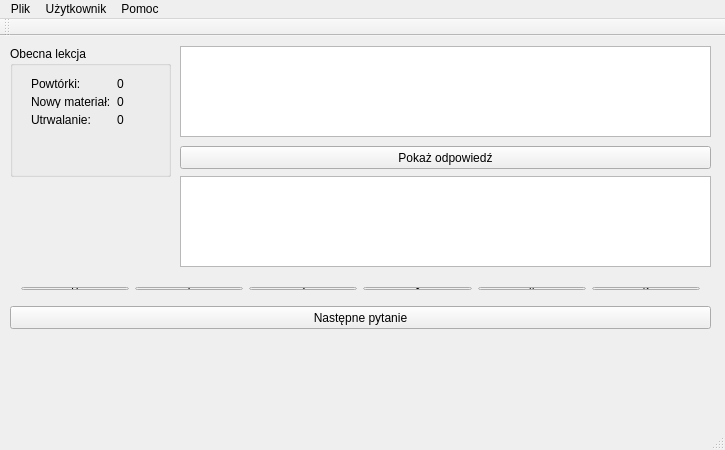
<?xml version="1.0" encoding="UTF-8"?>
<ui version="4.0">
 <class>RecondoUIClass</class>
 <widget class="QMainWindow" name="RecondoUIClass">
  <property name="geometry">
   <rect>
    <x>0</x>
    <y>0</y>
    <width>725</width>
    <height>450</height>
   </rect>
  </property>
  <property name="sizePolicy">
   <sizepolicy hsizetype="Expanding" vsizetype="Preferred">
    <horstretch>0</horstretch>
    <verstretch>0</verstretch>
   </sizepolicy>
  </property>
  <property name="minimumSize">
   <size>
    <width>725</width>
    <height>450</height>
   </size>
  </property>
  <property name="maximumSize">
   <size>
    <width>725</width>
    <height>450</height>
   </size>
  </property>
  <property name="windowTitle">
   <string>Recondo</string>
  </property>
  <widget class="QWidget" name="centralWidget">
   <property name="sizePolicy">
    <sizepolicy hsizetype="Expanding" vsizetype="Preferred">
     <horstretch>0</horstretch>
     <verstretch>0</verstretch>
    </sizepolicy>
   </property>
   <widget class="QWidget" name="gridLayoutWidget">
    <property name="geometry">
     <rect>
      <x>10</x>
      <y>240</y>
      <width>701</width>
      <height>25</height>
     </rect>
    </property>
    <layout class="QHBoxLayout" name="horizontalLayout">
     <item>
      <widget class="QPushButton" name="btnQualityOne">
       <property name="sizePolicy">
        <sizepolicy hsizetype="Expanding" vsizetype="Fixed">
         <horstretch>0</horstretch>
         <verstretch>0</verstretch>
        </sizepolicy>
       </property>
       <property name="text">
        <string>0</string>
       </property>
      </widget>
     </item>
     <item>
      <widget class="QPushButton" name="btnQualityZero">
       <property name="sizePolicy">
        <sizepolicy hsizetype="Expanding" vsizetype="Fixed">
         <horstretch>0</horstretch>
         <verstretch>0</verstretch>
        </sizepolicy>
       </property>
       <property name="text">
        <string>1</string>
       </property>
      </widget>
     </item>
     <item>
      <widget class="QPushButton" name="btnQualityTwo">
       <property name="sizePolicy">
        <sizepolicy hsizetype="Expanding" vsizetype="Fixed">
         <horstretch>0</horstretch>
         <verstretch>0</verstretch>
        </sizepolicy>
       </property>
       <property name="text">
        <string>2</string>
       </property>
      </widget>
     </item>
     <item>
      <widget class="QPushButton" name="btnQualityThree">
       <property name="sizePolicy">
        <sizepolicy hsizetype="Expanding" vsizetype="Fixed">
         <horstretch>0</horstretch>
         <verstretch>0</verstretch>
        </sizepolicy>
       </property>
       <property name="text">
        <string>3</string>
       </property>
      </widget>
     </item>
     <item>
      <widget class="QPushButton" name="btnQualityFour">
       <property name="sizePolicy">
        <sizepolicy hsizetype="Expanding" vsizetype="Fixed">
         <horstretch>0</horstretch>
         <verstretch>0</verstretch>
        </sizepolicy>
       </property>
       <property name="text">
        <string>4</string>
       </property>
      </widget>
     </item>
     <item>
      <widget class="QPushButton" name="btnQualityFive">
       <property name="enabled">
        <bool>true</bool>
       </property>
       <property name="sizePolicy">
        <sizepolicy hsizetype="Expanding" vsizetype="Fixed">
         <horstretch>0</horstretch>
         <verstretch>0</verstretch>
        </sizepolicy>
       </property>
       <property name="text">
        <string>5</string>
       </property>
      </widget>
     </item>
    </layout>
   </widget>
   <widget class="QTextEdit" name="textQuestion">
    <property name="geometry">
     <rect>
      <x>180</x>
      <y>10</y>
      <width>531</width>
      <height>91</height>
     </rect>
    </property>
    <property name="readOnly">
     <bool>true</bool>
    </property>
   </widget>
   <widget class="QTextEdit" name="textAnswer">
    <property name="geometry">
     <rect>
      <x>180</x>
      <y>140</y>
      <width>531</width>
      <height>91</height>
     </rect>
    </property>
    <property name="readOnly">
     <bool>true</bool>
    </property>
   </widget>
   <widget class="QPushButton" name="btnShowAnswer">
    <property name="geometry">
     <rect>
      <x>180</x>
      <y>110</y>
      <width>531</width>
      <height>23</height>
     </rect>
    </property>
    <property name="text">
     <string>Pokaż odpowiedź</string>
    </property>
   </widget>
   <widget class="QPushButton" name="btnNextQuestion">
    <property name="geometry">
     <rect>
      <x>10</x>
      <y>270</y>
      <width>701</width>
      <height>23</height>
     </rect>
    </property>
    <property name="text">
     <string>Następne pytanie</string>
    </property>
   </widget>
   <widget class="QGroupBox" name="gbCurrentLection">
    <property name="geometry">
     <rect>
      <x>10</x>
      <y>10</y>
      <width>161</width>
      <height>131</height>
     </rect>
    </property>
    <property name="title">
     <string>Obecna lekcja</string>
    </property>
    <widget class="QWidget" name="formLayoutWidget">
     <property name="geometry">
      <rect>
       <x>10</x>
       <y>20</y>
       <width>141</width>
       <height>71</height>
      </rect>
     </property>
     <layout class="QGridLayout" name="gridLayout">
      <item row="2" column="0">
       <widget class="QLabel" name="lbPreserveation">
        <property name="text">
         <string>Utrwalanie:</string>
        </property>
       </widget>
      </item>
      <item row="1" column="0">
       <widget class="QLabel" name="lbNewItems">
        <property name="text">
         <string>Nowy materiał:</string>
        </property>
       </widget>
      </item>
      <item row="0" column="0">
       <widget class="QLabel" name="lbRepeat">
        <property name="text">
         <string>Powtórki:</string>
        </property>
       </widget>
      </item>
      <item row="0" column="1">
       <widget class="QLabel" name="lbRepeatNumber">
        <property name="text">
         <string>0</string>
        </property>
       </widget>
      </item>
      <item row="1" column="1">
       <widget class="QLabel" name="lbNewItemsNumber">
        <property name="text">
         <string>0</string>
        </property>
       </widget>
      </item>
      <item row="2" column="1">
       <widget class="QLabel" name="lbPreserveationNumber">
        <property name="text">
         <string>0</string>
        </property>
       </widget>
      </item>
     </layout>
    </widget>
   </widget>
  </widget>
  <widget class="QMenuBar" name="menuBar">
   <property name="geometry">
    <rect>
     <x>0</x>
     <y>0</y>
     <width>725</width>
     <height>21</height>
    </rect>
   </property>
   <widget class="QMenu" name="menuFile">
    <property name="title">
     <string>Plik</string>
    </property>
    <addaction name="actionChooseCourse"/>
    <addaction name="actionReadCourse"/>
    <addaction name="actionCreateCourse"/>
    <addaction name="actionEditCourse"/>
    <addaction name="separator"/>
    <addaction name="actionClose"/>
   </widget>
   <widget class="QMenu" name="menuUser">
    <property name="title">
     <string>Użytkownik</string>
    </property>
    <addaction name="actionStartLection"/>
   </widget>
   <widget class="QMenu" name="menuHelp">
    <property name="title">
     <string>Pomoc</string>
    </property>
    <addaction name="actionAbout"/>
   </widget>
   <addaction name="menuFile"/>
   <addaction name="menuUser"/>
   <addaction name="menuHelp"/>
  </widget>
  <widget class="QToolBar" name="mainToolBar">
   <attribute name="toolBarArea">
    <enum>TopToolBarArea</enum>
   </attribute>
   <attribute name="toolBarBreak">
    <bool>false</bool>
   </attribute>
  </widget>
  <widget class="QStatusBar" name="statusBar"/>
  <action name="actionChooseCourse">
   <property name="text">
    <string>Wybierz kurs</string>
   </property>
  </action>
  <action name="actionStartLection">
   <property name="text">
    <string>Rozpocznij lekcję</string>
   </property>
  </action>
  <action name="actionAbout">
   <property name="text">
    <string>O programie</string>
   </property>
  </action>
  <action name="actionCreateCourse">
   <property name="text">
    <string>Utwórz własny kurs</string>
   </property>
  </action>
  <action name="actionEditCourse">
   <property name="text">
    <string>Edytuj kurs</string>
   </property>
  </action>
  <action name="actionClose">
   <property name="text">
    <string>Zamknij</string>
   </property>
  </action>
  <action name="actionReadCourse">
   <property name="text">
    <string>Wczytaj kurs</string>
   </property>
  </action>
 </widget>
 <layoutdefault spacing="6" margin="11"/>
 <resources>
  <include location="RecondoUi.qrc"/>
 </resources>
 <connections/>
</ui>
